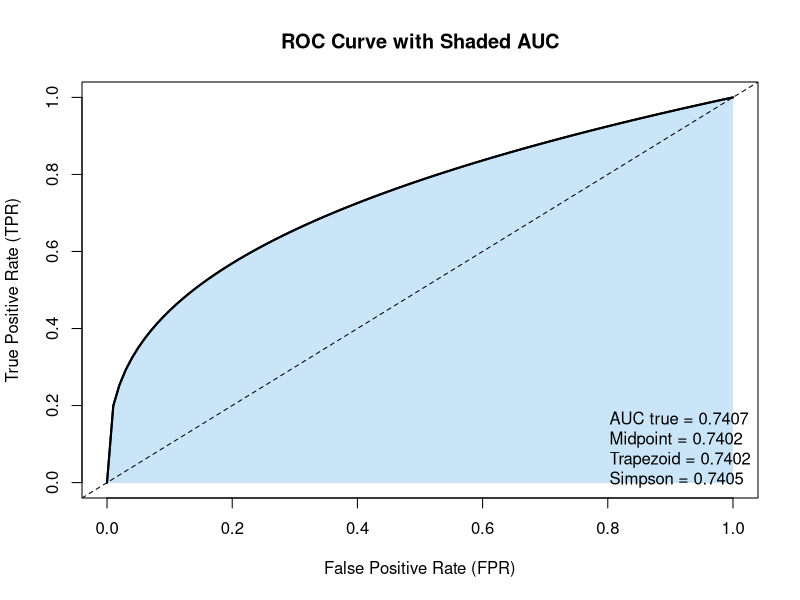

Recreate this plot in R.
############################################################
# AUC (Area Under ROC Curve) with 3 numerical integration methods
# - Create sample ROC data (FPR vs TPR) from a known curve
# - Compute AUC using:
#     1) Formule de quadrature (ici: rectangles / midpoint composite)
#     2) Trapezoidal (composite)
#     3) Simpson (composite)
# - Compare with the "real" AUC (analytical integral)
# - Plot ROC curve + shade the AUC area
############################################################

set.seed(42)

#############################
# 1) Create a sample ROC curve (highly "good" classifier shape)
#    We choose: TPR = (FPR)^alpha, with 0 < alpha < 1 => concave ROC.
#    Real AUC = ∫0^1 x^alpha dx = 1/(alpha+1)
#############################
alpha <- 0.35
fpr <- seq(0, 1, length.out = 101)     # 100 intervals (good for Simpson)
tpr <- fpr^alpha                       # ROC points

auc_true <- 1 / (alpha + 1)            # "Real" AUC (exact)

#############################
# 2) AUC with numerical methods (on discrete points)
#############################

# --- (1) Quadrature formula (Rectangles / Midpoint composite)
# We approximate TPR at each interval midpoint using the average of endpoints
auc_midpoint <- function(x, y) {
  n <- length(x)
  h <- x[2] - x[1]                     # assume equally spaced
  y_mid <- (y[1:(n-1)] + y[2:n]) / 2   # midpoint value by linear approximation
  sum(h * y_mid)
}

# --- (2) Trapezoidal composite
auc_trapezoid <- function(x, y) {
  n <- length(x)
  h <- x[2] - x[1]
  h * ( (y[1] + y[n]) / 2 + sum(y[2:(n-1)]) )
}

# --- (3) Simpson composite
# Needs an even number of intervals => (n-1) must be even
auc_simpson <- function(x, y) {
  n <- length(x)
  m <- n - 1                           # number of intervals
  if (m %% 2 != 0) stop("Simpson: need an even number of intervals (n-1 must be even).")
  h <- x[2] - x[1]

  # indices: 1..n
  # odd interior points: 2,4,6,...,n-1  (in R indexing these are even indices)
  # even interior points: 3,5,7,...,n-2 (in R indexing these are odd indices)
  odd_idx  <- seq(2, n-1, by = 2)
  even_idx <- seq(3, n-2, by = 2)

  (h/3) * ( y[1] + y[n] + 4*sum(y[odd_idx]) + 2*sum(y[even_idx]) )
}

# Compute AUCs
auc_q  <- auc_midpoint(fpr, tpr)
auc_t  <- auc_trapezoid(fpr, tpr)
auc_s  <- auc_simpson(fpr, tpr)

#############################
# 3) Display results
#############################
results <- data.frame(
  method = c("Real (exact)", "Quadrature (midpoint)", "Trapezoidal", "Simpson"),
  auc    = c(auc_true, auc_q, auc_t, auc_s),
  abs_error = c(0, abs(auc_q - auc_true), abs(auc_t - auc_true), abs(auc_s - auc_true))
)

print(results)

#############################
# 4) Plot ROC curve + shade AUC
#############################
plot(fpr, tpr, type = "l", lwd = 2,
     xlab = "False Positive Rate (FPR)",
     ylab = "True Positive Rate (TPR)",
     main = "ROC Curve with Shaded AUC")

# Shade area under ROC curve
polygon(
  c(fpr, rev(fpr)),
  c(tpr, rep(0, length(tpr))),
  col = rgb(0.2, 0.6, 0.9, 0.25),      # semi-transparent fill
  border = NA
)

# Draw curve again on top
lines(fpr, tpr, lwd = 2)

# Add diagonal baseline (random classifier)
abline(0, 1, lty = 2)

legend("bottomright",
       legend = c(
         paste0("AUC true = ", round(auc_true, 4)),
         paste0("Midpoint = ", round(auc_q, 4)),
         paste0("Trapezoid = ", round(auc_t, 4)),
         paste0("Simpson = ", round(auc_s, 4))
       ),
       bty = "n")
